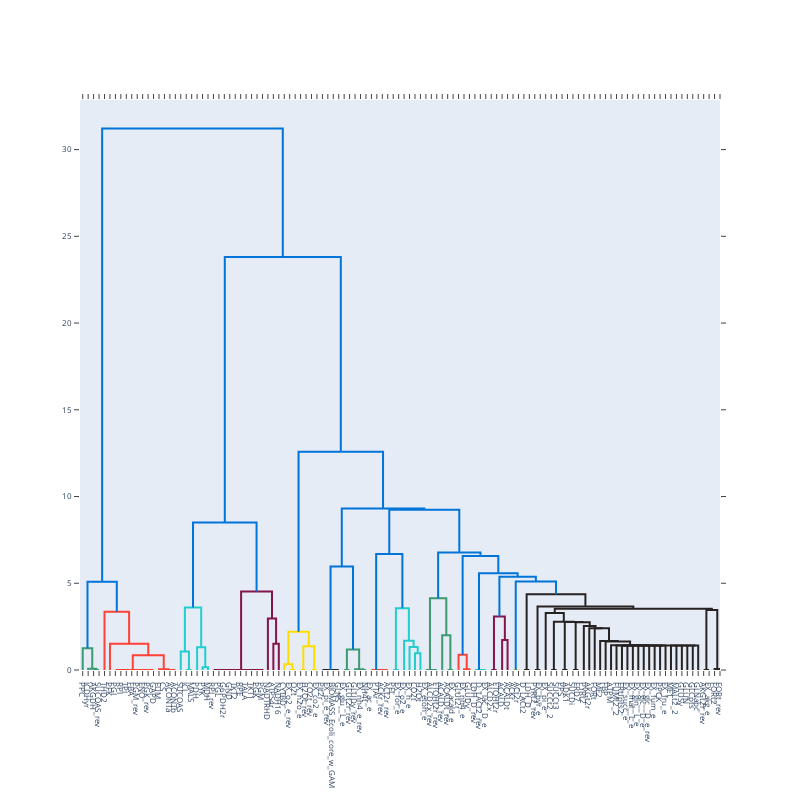
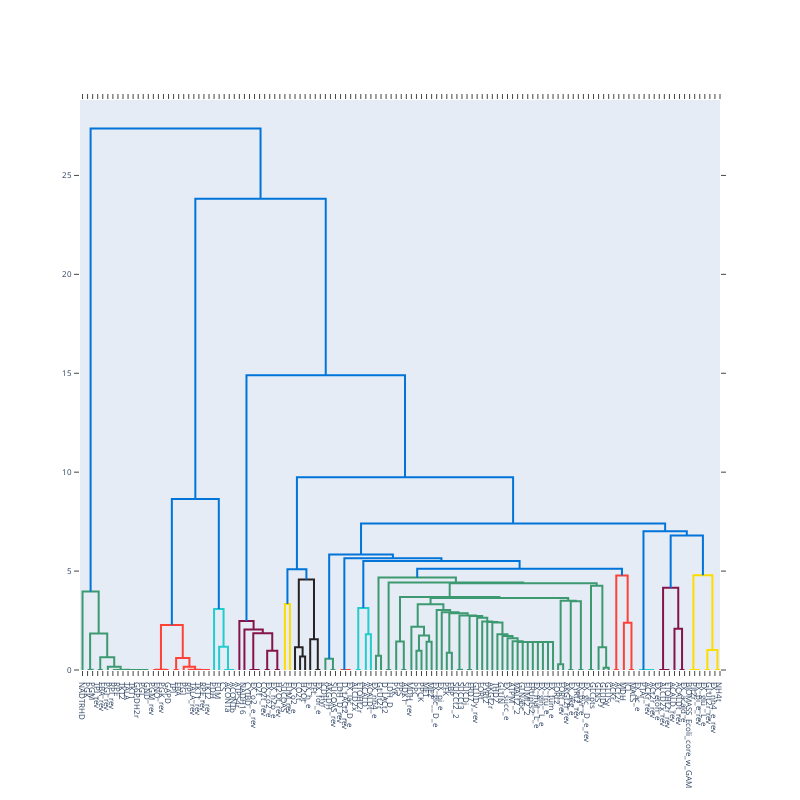

Notebook code cell kept with these figures, in order:
### Markdown cell above
### Perform clustering to colour nodes inside the same cluster in the graph plot

### Code cell
from dingo.utils import cluster_corr_reactions
from dingo.illustrations import plot_dendrogram


dissimilarity_matrix_1, labels_1, clusters_1 = cluster_corr_reactions(mixed_correlation_matrix_1, 
                                                                reactions=extended_reactions_conditions_1, 
                                                                linkage="ward", 
                                                                t = 1.0, 
                                                                correction=False)

plot_dendrogram(dissimilarity_matrix_1, extended_reactions_conditions_1, plot_labels = True, t = 5, linkage = "ward")



dissimilarity_matrix_2, labels_2, clusters_2 = cluster_corr_reactions(mixed_correlation_matrix_2, 
                                                                reactions=extended_reactions_conditions_2, 
                                                                linkage="ward", 
                                                                t = 1.0, 
                                                                correction=False)

plot_dendrogram(dissimilarity_matrix_2, extended_reactions_conditions_2, plot_labels = True, t = 5, linkage = "ward")
